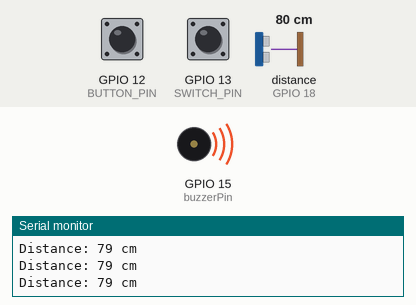
Simulated run of this sketch. Board: ESP32. Parts: buzzer (waves = sounding, pin HIGH), the last lines printed to the serial monitor. Wiring (inferred from the names in the program): ultrasonic range finder: trigger GPIO 5; echo GPIO 18. The test bench sets the inputs (shaded band); at power-on: distance to the obstacle (sensor on GPIO 18) 80 cm, GPIO 12 (BUTTON_PIN) HIGH, GPIO 13 (SWITCH_PIN) HIGH. The echo pulse lasts 58.3 µs per cm; WiFi joins after 1.5 s; servers stay silent unless stated; pins used as bus, display or sensor lines are not drawn.

Above: at 2.5 s.
2.8 s: distance to the obstacle (sensor on GPIO 18) set to 4 cm
At 3.0 s:
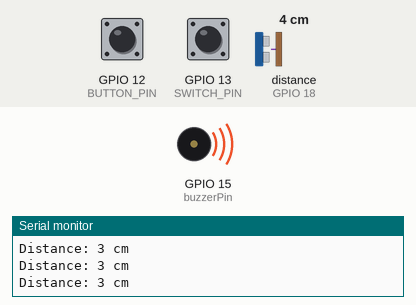
5.8 s: distance to the obstacle (sensor on GPIO 18) set to 2 cm
At 6.2 s:
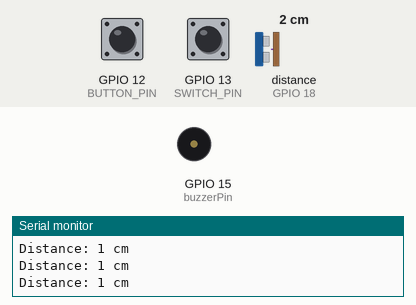
Timing chart, 0 to 8.8 s (numbered marks = the images above; inputs shaded):
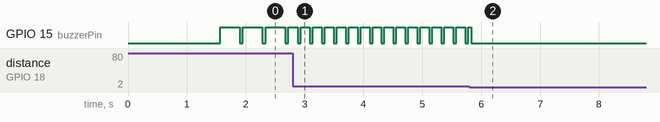

Measured:
- the behaviour switches between 3 and 2 cm on distance to the obstacle (sensor on GPIO 18) (found by bisection; images 1 and 2)
- after the input at 2.8 s, GPIO 15 (buzzerPin): alternates HIGH for 0.15 s and LOW for 0.05 s, starting after 0.08 s
- by itself, GPIO 15 (buzzerPin): alternates HIGH for 0.33 s and LOW for 0.06 s

The sketch:

esp_final.ino
```cpp
#include <WiFi.h>
#include <HTTPClient.h>

// Wi-Fi credentials
const char* ssid = "Lecture Hall 1";
const char* password = "LectureHall1-SOE";

// Server URLs
const char* captureServer = "http://10.1.7.193:5000/capture";   // Raspberry Pi's server for image capture
const char* stateServer = "http://10.1.7.64:5000/update";       // Server for sending switch state updates

// Pin configuration
#define SWITCH_PIN 13        // Pin for the switch
#define BUTTON_PIN 12         // Pin for image capture button
const int trigPin = 5;       // Trigger pin of the ultrasonic sensor
const int echoPin = 18;      // Echo pin of the ultrasonic sensor
const int buzzerPin = 15;    // Pin connected to the buzzer

// Timing variables
unsigned long currentTime, previousTime, delayTime;

// Ultrasonic sensor variables
long duration;
int distance;

// Button state variables
int lastSwitchState = HIGH;  // Last state of the switch
bool currentState = false;   // Current toggle state

void setup() {
  // Serial communication setup
  Serial.begin(115200);

  // Pin mode setup
  pinMode(SWITCH_PIN, INPUT_PULLUP);   // Set switch pin as input with pull-up
  pinMode(BUTTON_PIN, INPUT_PULLUP);   // Set button pin as input with pull-up
  pinMode(trigPin, OUTPUT);            // Set ultrasonic trigger pin as output
  pinMode(echoPin, INPUT);             // Set ultrasonic echo pin as input
  pinMode(buzzerPin, OUTPUT);          // Set buzzer pin as output
  digitalWrite(buzzerPin, LOW);        // Initialize buzzer to LOW

  // Connect to Wi-Fi
  WiFi.begin(ssid, password);
  Serial.print("Connecting to Wi-Fi");
  while (WiFi.status() != WL_CONNECTED) {
    delay(500);
    Serial.print(".");
  }
  Serial.println(" Connected!");
}

void loop() {
  // Handle switch toggle and send state to server
  int switchState = digitalRead(SWITCH_PIN);
  if (switchState == LOW && lastSwitchState == HIGH) {
    currentState = !currentState;
    String stateString = currentState ? "True" : "False";
    Serial.println("Switch Toggled: " + stateString);

    // Send switch state to the server
    sendSwitchState(stateString);

    // Wait for the button release to avoid multiple toggles
    while (digitalRead(SWITCH_PIN) == LOW) {
      delay(10);
    }
  }
  lastSwitchState = switchState;  // Update last switch state

  // Handle image capture button press
  if (digitalRead(BUTTON_PIN) == LOW) {
    Serial.println("Button pressed, sending capture request...");
    sendImageCaptureRequest();

    delay(1000);  // Debounce delay to prevent multiple triggers
  }

  // Handle ultrasonic sensor and buzzer
  handleUltrasonicSensor();

  delay(50);  // Small delay for debouncing and sensor reading stabilization
}

// Function to handle ultrasonic sensor readings and buzzer sound
void handleUltrasonicSensor() {
  currentTime = millis(); // Get the current time

  // Clear the trigger pin
  digitalWrite(trigPin, LOW);
  delayMicroseconds(2);

  // Set the trigger pin high for 10 microseconds
  digitalWrite(trigPin, HIGH);
  delayMicroseconds(10);
  digitalWrite(trigPin, LOW);

  // Read the echo pin and calculate distance
  duration = pulseIn(echoPin, HIGH);
  distance = duration * 0.034 / 2;

  // Print distance on the serial monitor
  Serial.print("Distance: ");
  Serial.print(distance);
  Serial.println(" cm");

  // If distance is within 100cm, buzz the buzzer
  if (distance < 100 && distance >= 2) {
    delayTime = map(distance, 2, 100, 200, 400); // Map distance to delay time between 200 and 400 ms
    digitalWrite(buzzerPin, HIGH); // Turn the buzzer on

    // Control the buzzer's on-off timing
    if (currentTime - previousTime >= delayTime) {
      digitalWrite(buzzerPin, LOW); // Turn the buzzer off
      previousTime = currentTime;   // Reset the timer
    }
  } else {
    digitalWrite(buzzerPin, LOW);  // Turn off the buzzer if distance exceeds 100 cm
  }
}

// Function to send switch state to the server
void sendSwitchState(String state) {
  if (WiFi.status() == WL_CONNECTED) {
    HTTPClient http;
    http.begin(stateServer);  // Specify the server URL
    http.addHeader("Content-Type", "application/json");  // Specify content type

    // Create JSON payload
    String payload = "{\"state\":\"" + state + "\"}";

    int httpResponseCode = http.POST(payload);  // Send HTTP POST request
    if (httpResponseCode > 0) {
      String response = http.getString();
      Serial.println("Response: " + response);
    } else {
      Serial.println("Error in sending request");
    }

    http.end();  // Close connection
  }
}

// Function to send an image capture request to the Raspberry Pi
void sendImageCaptureRequest() {
  if (WiFi.status() == WL_CONNECTED) {
    HTTPClient http;
    http.begin(captureServer);  // Specify the server URL

    int httpResponseCode = http.POST("");  // Send HTTP POST request
    if (httpResponseCode == 200) {
      Serial.println("Image capture request sent successfully");
    } else {
      Serial.print("Error: ");
      Serial.println(httpResponseCode);
    }

    http.end();  // Close connection
  } else {
    Serial.println("Error in WiFi connection");
  }
}
```
